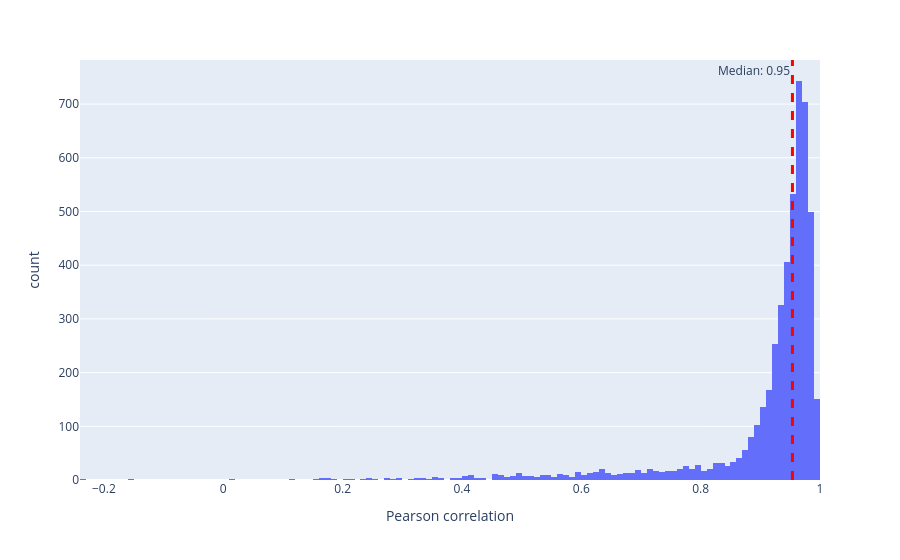

Here is the notebook cell this chart was saved with:
### Markdown cell above
The quality of specific rescoring features can also be assessed in a manner specific to the feature. For instance, we can plot the distribution of the MS²PIP pearson correlations for target PSMs that initially passed the FDR threshold:

### Code cell
fig = ms2pip_correlation(
    features=features,
    is_decoy=psm_list["is_decoy"],
    qvalue=psm_list["qvalue"]
)
fig.show()

### Figure 1 — Plotly figure (JSON) as saved in the notebook; plotly's stock layout.template omitted (floating-point values rounded to 4 significant figures; data arrays with more than 128 entries replaced by an {"elided": "..."} marker saying what was removed)
{"data": [{"alignmentgroup": "True", "bingroup": "x", "hovertemplate": "Pearson correlation=%{x}<br>count=%{y}<extra></extra>", "legendgroup": "", "marker": {"color": "#636efa", "pattern": {"shape": ""}}, "name": "", "offsetgroup": "", "orientation": "v", "showlegend": false, "type": "histogram", "x": {"elided": "4907 float values"}, "xaxis": "x", "yaxis": "y"}], "layout": {"annotations": [{"showarrow": false, "text": "Median: 0.95", "x": 0.9538, "xanchor": "right", "xref": "x", "y": 1, "yanchor": "top", "yref": "y domain"}], "barmode": "relative", "legend": {"tracegroupgap": 0}, "margin": {"t": 60}, "shapes": [{"line": {"color": "red", "dash": "dash", "width": 3}, "type": "line", "x0": 0.9538, "x1": 0.9538, "xref": "x", "y0": 0, "y1": 1, "yref": "y domain"}], "xaxis": {"anchor": "y", "domain": [0, 1], "title": {"text": "Pearson correlation"}}, "yaxis": {"anchor": "x", "domain": [0, 1], "title": {"text": "count"}}}}
